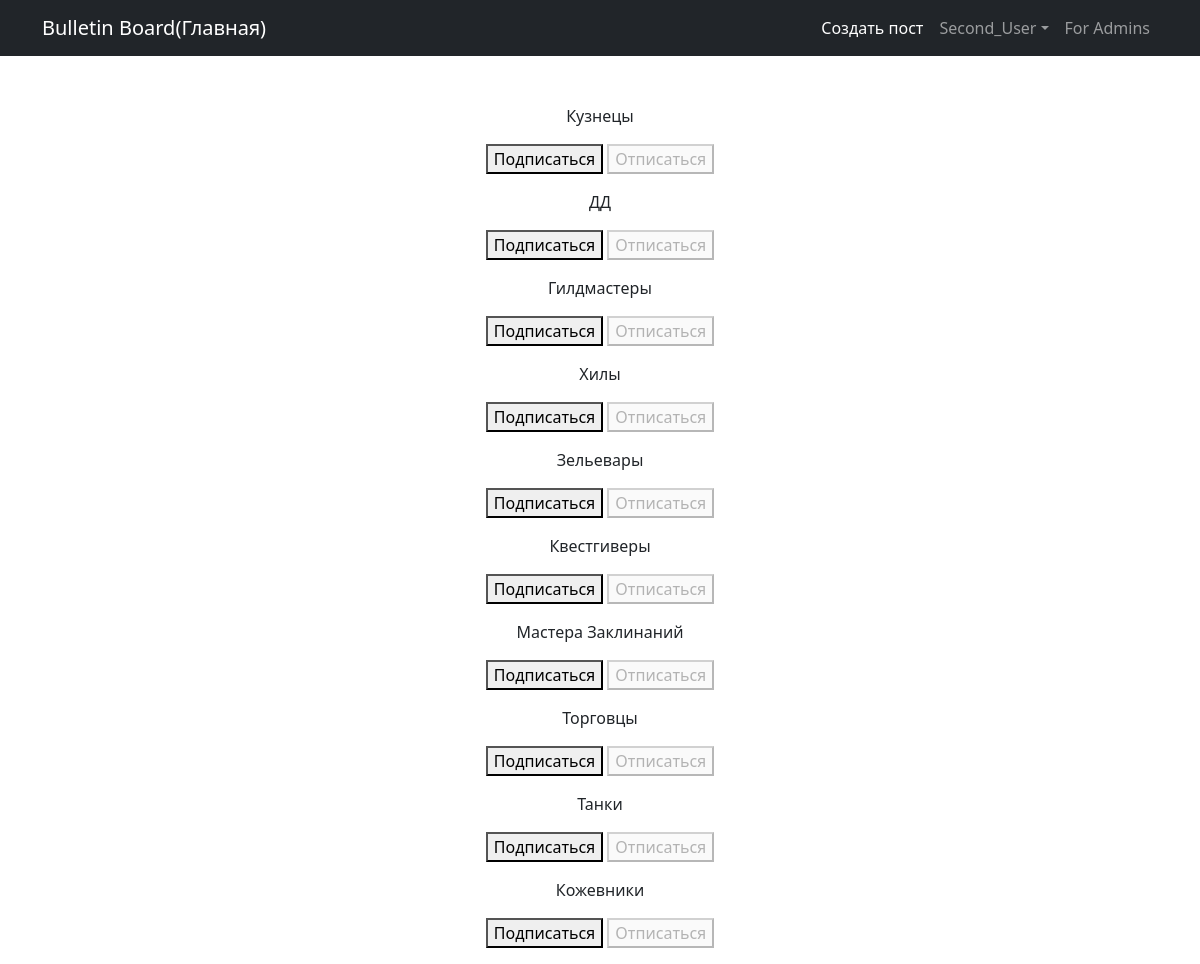
Screenshot of /mainboard/subscriptions/ (signed in) with the database file from the repository.
### Main_board/models.py (models this page shows)
class User(AbstractUser):
    email = models.EmailField(max_length=254, verbose_name='email address')
    code = models.TextField(default=None, null=True)
    verified = models.BooleanField(default=False)
    class Meta:
        verbose_name = 'Пользователь'
        verbose_name_plural = 'Пользователи'

class Category(models.Model):
    class Meta:
        verbose_name = 'Категория'
        verbose_name_plural = 'Категории'
    TANK = 'TK'
    HEALER = 'HL'
    DAMAGE_DEALER = 'DD'
    TRADER = 'TD'
    GUILDMASTER = 'GM'
    QUESTGIVER = 'QG'
    BLACKSMITH = 'BS'
    TANNER = 'TN'
    POTION_MAKER = 'PM'
    SPELL_MASTER = 'SM'
    TYPES = [
        (TANK, 'Танки'),
        (HEALER, 'Хилы'),
        (DAMAGE_DEALER, 'ДД'),
        (TRADER, 'Торговцы'),
        (GUILDMASTER, 'Гилдмастеры'),
        (QUESTGIVER, 'Квестгиверы'),
        (BLACKSMITH, 'Кузнецы'),
        (TANNER, 'Кожевники'),
        (POTION_MAKER, 'Зельевары'),
        (SPELL_MASTER, 'Мастера Заклинаний')
    ]
    name = models.CharField(choices=TYPES, unique=True, max_length=255)
    def __str__(self):
        return self.get_name_display()

### Main_board/views.py (the view, shortened to what this page needs)
# urls.py: path('subscriptions/', subscriptions, name='subscriptions'),
@login_required
@permission_required('Main_board.standard', raise_exception=True)
def subscriptions(request):
    context = {'categories': Category.objects.annotate(
        user_subscribed=Exists(
            Subscription.objects.filter(
                user=request.user,
                category=OuterRef('pk'),
            )
        )
    ).order_by('name')}
    return render(request, 'subscriptions.html', context)

### templates/subscriptions.html (shortened to what this page needs)
{% extends 'default.html' %}
{% block links %}
    {% if user.is_authenticated %}
        <li class="nav-item"><a class="nav-link active" aria-current="page" href="/mainboard/create">Создать пост</a></li>
    {% endif%}
{% endblock links %}
{% block account %}
    {% if user.is_authenticated %}
    <li class="nav-item dropdown">
        <a class="nav-link dropdown-toggle" id="navbarDropdown" href="#" role="button" data-bs-toggle="dropdown" aria-expanded="false">{{ user.username }}</a>
    </li>
    {% endif %}
{% endblock account %}
{% block content %}
    {% for category in categories  %}
        <p>
            {{ category }}
            <form method="post">
                {% if category.user_subscribed %}
                    <button disabled>Подписаться</button>
                    <button name="action" value="unsubscribe">Отписаться</button>
                {% else %}
                    <button name="action" value="subscribe">Подписаться</button>
                    <button disabled>Отписаться</button>
                {% endif %}
            </form>
        </p>
    {% endfor %}
{% endblock content %}

### templates/default.html (shortened to what this page needs)
<!DOCTYPE html>
<html lang="en">
    <head>
        {% load static %}
        <link href="{% static 'css/styles.css' %}" rel="stylesheet" />
    </head>
    <body>
        <nav class="navbar navbar-expand-lg navbar-dark bg-dark">
            <div class="container">
                <a class="navbar-brand" href="http://127.0.0.1:8000/mainboard/">Bulletin Board(Главная)</a>
                <div class="collapse navbar-collapse" id="navbarSupportedContent">
                    <ul class="navbar-nav ms-auto mb-2 mb-lg-0">
                        {% block links %}{% endblock links %}
                        {% block account%}{% endblock account%}
                        <li class="nav-item"><a class="nav-link" href="/admin">For Admins</a></li>
                    </ul>
                </div>
            </div>
        </nav>
        <div class="container">
            <div class="text-center mt-5">
                {% block content%}
                {% endblock content%}
            </div>
        </div>
    </body>
</html>

### rows the page displays
User: username "Second_User"
Category: name "Кузнецы", shows "Подписаться"
Category: name "ДД", shows "Подписаться"
Category: name "Гилдмастеры", shows "Подписаться"
Category: name "Хилы", shows "Подписаться"
Category: name "Зельевары", shows "Подписаться"
Category: name "Квестгиверы", shows "Подписаться"
Category: name "Мастера Заклинаний", shows "Подписаться"
Category: name "Торговцы", shows "Подписаться"
Category: name "Танки", shows "Подписаться"
Category: name "Кожевники", shows "Подписаться"
